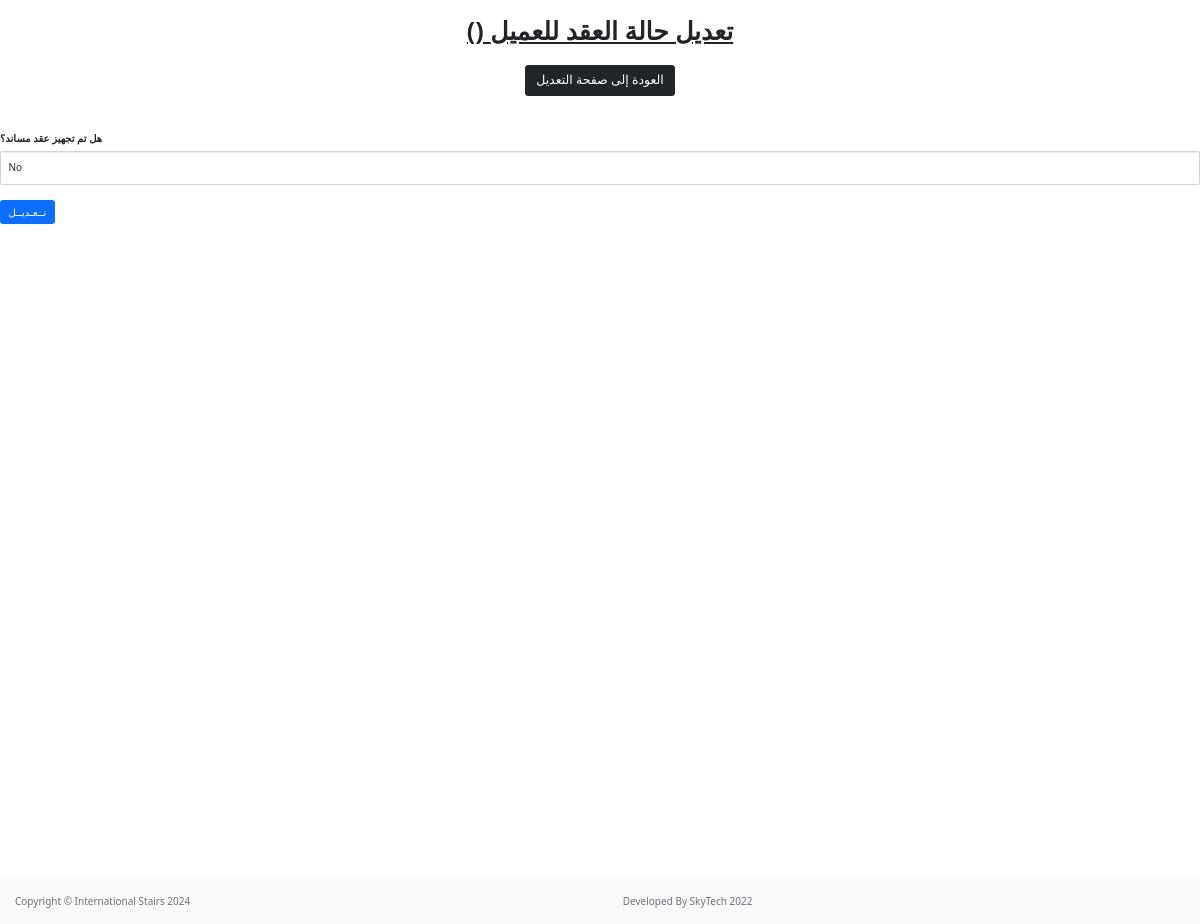
/musaned_contract?id=8, run on an earlier commit of the app's database.
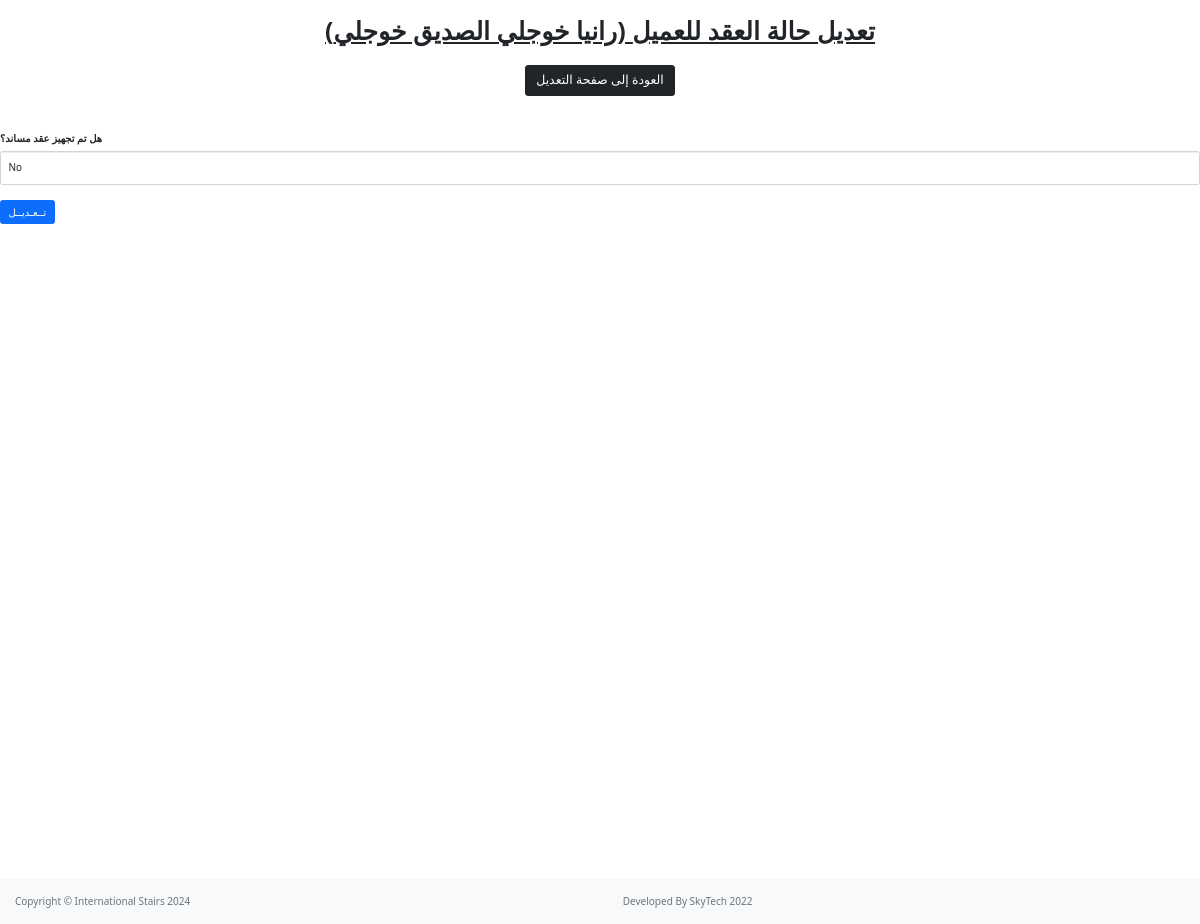
And on a later commit of the database.
### main.py (models this page shows)
class Users(db.Model):
    __tablename__ = "users"
    id = db.Column(db.Integer, primary_key=True)
    name = db.Column(db.String(250), nullable=False)
    nid_or_iqama = db.Column(db.BIGINT, nullable=False)
    contact_No = db.Column(db.BIGINT, nullable=False)
    visa = db.Column(db.BIGINT, nullable=False)
    request_date = db.Column(db.Date, nullable=False)
    worker_name = db.Column(db.String(250), nullable=False)
    type = db.Column(db.String(250), nullable=False)
    agency = db.Column(db.String(250), nullable=False)
    selected_or_recommended = db.Column(db.String(250), nullable=False)
    musaned = db.Column(db.String(250), nullable=False)
    embassy_contract = db.Column(db.String(250), nullable=False)
    shipment_date = db.Column(db.Date, nullable=False)
    medical = db.Column(db.String(500), nullable=True)
    mmr_vaccine = db.Column(db.String(500), nullable=True)
    owwa = db.Column(db.String(500), nullable=True)
    tesda = db.Column(db.String(500), nullable=True)
    biometric = db.Column(db.String(500), nullable=True)
    stamping = db.Column(db.String(500), nullable=True)
    oec = db.Column(db.String(500), nullable=True)
    ticket = db.Column(db.String(500), nullable=True)
    deployment_date = db.Column(db.String(500), nullable=True)  # Salalim Remarks
    status = db.Column(db.String(1000), nullable=True)

### main.py (the view)
@app.route("/musaned_contract",methods=["GET", "POST"])
def musaned_contract():
    form = EditMusaned()
    user_id = request.args.get("id")
    updated_user = Users.query.get(user_id)
    if form.validate_on_submit():
        updated_user.musaned = form.musaned.data
        db.session.commit()
        flash("✔ تم تعديل حالة العقد بنجاح")
        return redirect(url_for('musaned_contract'))
    return render_template("musaned_edit.html", form=form, user=updated_user)

### main.py
class EditMusaned(FlaskForm):
    musaned = SelectField('هل تم تجهيز عقد مساند؟', choices=["  No", "   Yes"])
    submit = SubmitField('تــعـديــل')

### templates/musaned_edit.html (shortened to what this page needs)
{% extends 'bootstrap/base.html' %}
{% import "bootstrap/wtf.html" as wtf %}
{% block styles %}
  {{ super() }}
  <link rel="stylesheet" href="{{ url_for('static', filename='css/styles.css') }}">
{% endblock %}
{% block content %}
<br>
<div class="content">
    <h1 class="heading" style="text-align:center"><b><u> ({{user.name}}) تعديل  حالة العقد للعميل  </u></b> </h1>
    <div class="heading">
<br>
    <h1 class="heading" style="text-align:center"><a href="{{url_for('users_list')}}" class="btn btn-lg btn-dark"> العودة إلى صفحة التعديل </a> </h1>
</div>
</div>
<br><br>
<div class="content">
    <div class="content">
      {{ wtf.quick_form(form,novalidate=True,button_map={'submit':'primary'}, form_type="horizontal",horizontal_columns=('md',5, 5))}}
</div>
</div>
<br><br><br><br><br><br><br><br><br><br><br><br><br><br><br><br><br><br><br><br><br><br><br><br><br><br><br><br><br><br><br><br>
<br><br><br><br><br><br><br><br><br><br>
{%include "footer.html"%}
    {% endblock %}

What changed in the data, as far as the page shows it:
added Users: name "رانيا خوجلي الصديق خوجلي"
